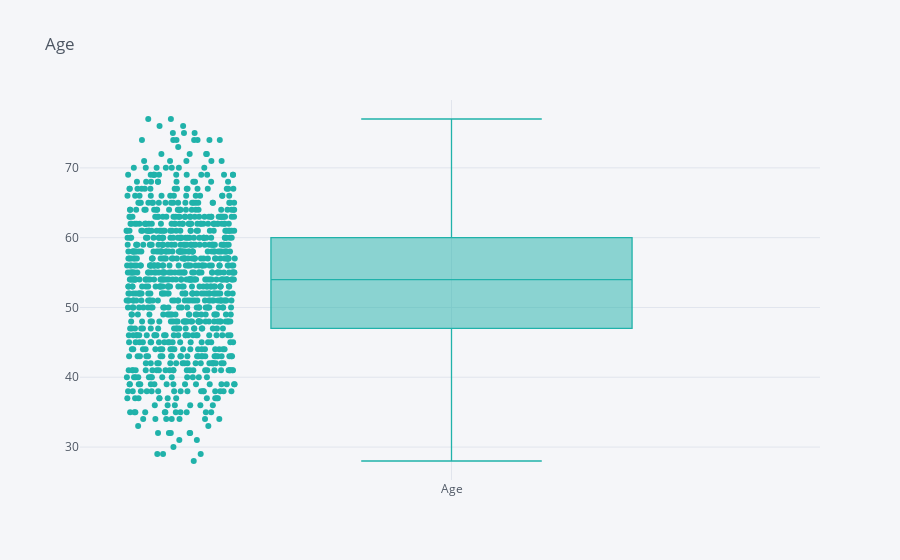
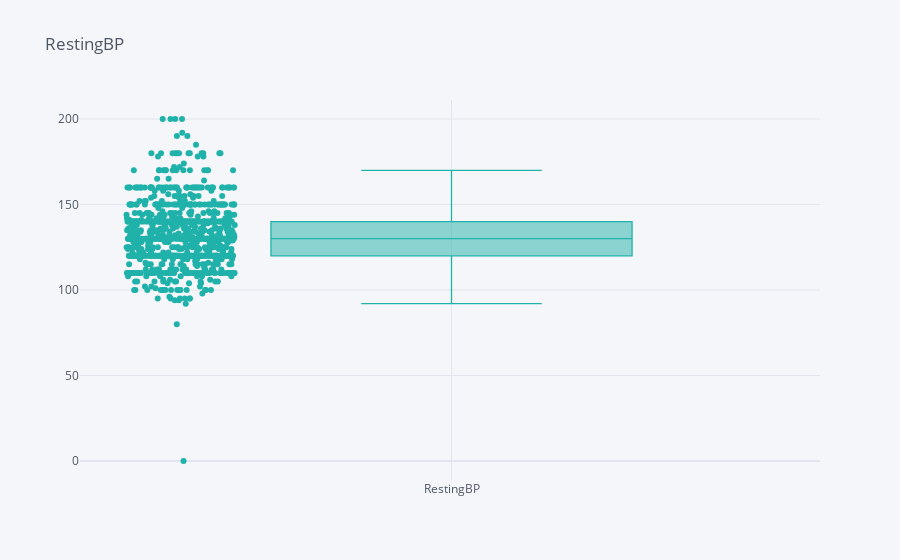
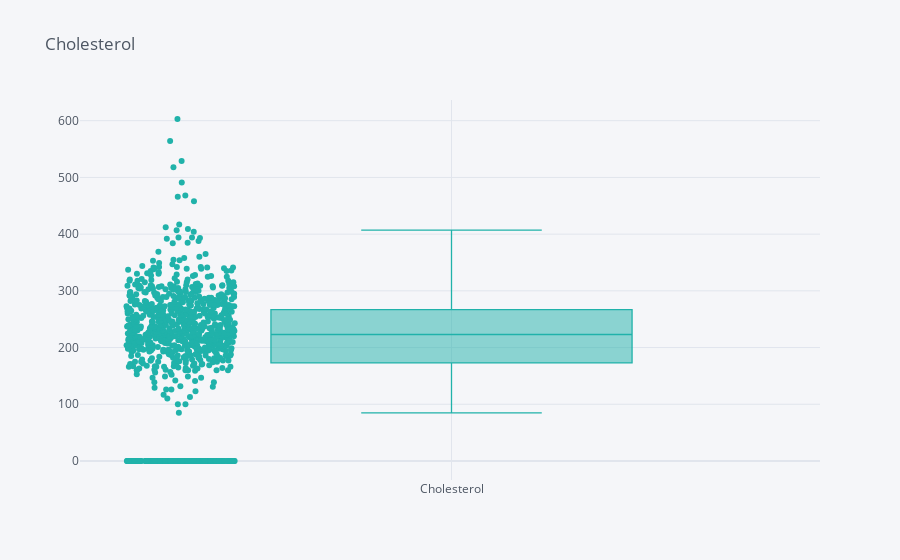
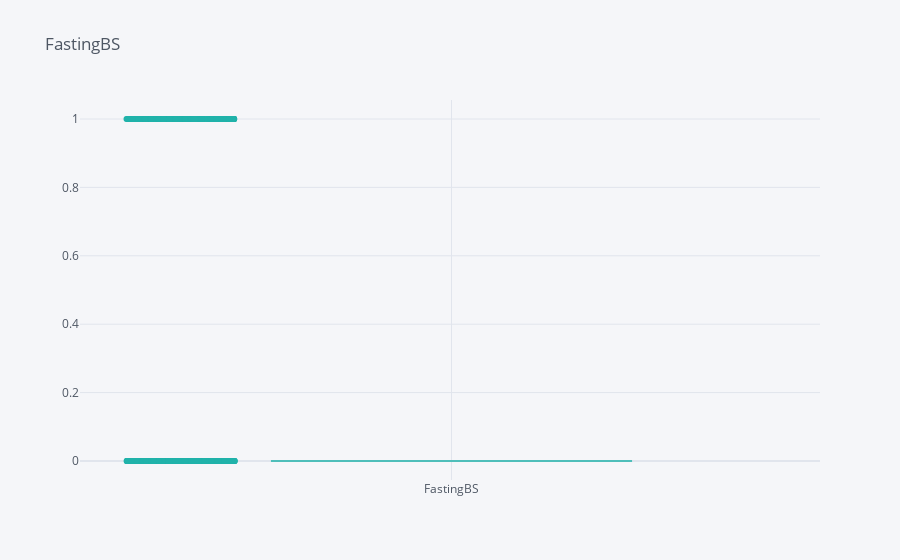

These figures' notebook cell, in order:
### Code cell
for i in numerical:
    df[i].iplot(kind="box", title=i, boxpoints="all", color='lightseagreen')

### Figure 1 — Plotly figure (JSON) as saved in the notebook; plotly's stock layout.template omitted (floating-point values rounded to 4 significant figures; data arrays with more than 128 entries replaced by an {"elided": "..."} marker saying what was removed)
{"data": [{"orientation": "v", "y": {"elided": "918 int values"}, "marker": {"color": "rgba(32, 178, 170, 1.0)"}, "line": {"width": 1.3}, "boxpoints": "all", "type": "box", "name": "Age"}], "layout": {"title": {"text": "Age", "font": {"color": "#4D5663"}}, "paper_bgcolor": "#F5F6F9", "plot_bgcolor": "#F5F6F9", "yaxis": {"tickfont": {"color": "#4D5663"}, "zerolinecolor": "#E1E5ED", "title": {"text": "", "font": {"color": "#4D5663"}}, "gridcolor": "#E1E5ED", "showgrid": true}, "xaxis": {"tickfont": {"color": "#4D5663"}, "zerolinecolor": "#E1E5ED", "title": {"text": "", "font": {"color": "#4D5663"}}, "gridcolor": "#E1E5ED", "showgrid": true}, "legend": {"bgcolor": "#F5F6F9", "font": {"color": "#4D5663"}}}}

### Figure 2 — Plotly figure (JSON) as saved in the notebook; plotly's stock layout.template omitted (floating-point values rounded to 4 significant figures; data arrays with more than 128 entries replaced by an {"elided": "..."} marker saying what was removed)
{"data": [{"orientation": "v", "y": {"elided": "918 int values"}, "marker": {"color": "rgba(32, 178, 170, 1.0)"}, "line": {"width": 1.3}, "boxpoints": "all", "type": "box", "name": "RestingBP"}], "layout": {"title": {"text": "RestingBP", "font": {"color": "#4D5663"}}, "paper_bgcolor": "#F5F6F9", "plot_bgcolor": "#F5F6F9", "yaxis": {"tickfont": {"color": "#4D5663"}, "zerolinecolor": "#E1E5ED", "title": {"text": "", "font": {"color": "#4D5663"}}, "gridcolor": "#E1E5ED", "showgrid": true}, "xaxis": {"tickfont": {"color": "#4D5663"}, "zerolinecolor": "#E1E5ED", "title": {"text": "", "font": {"color": "#4D5663"}}, "gridcolor": "#E1E5ED", "showgrid": true}, "legend": {"bgcolor": "#F5F6F9", "font": {"color": "#4D5663"}}}}

### Figure 3 — Plotly figure (JSON) as saved in the notebook; plotly's stock layout.template omitted (floating-point values rounded to 4 significant figures; data arrays with more than 128 entries replaced by an {"elided": "..."} marker saying what was removed)
{"data": [{"orientation": "v", "y": {"elided": "918 int values"}, "marker": {"color": "rgba(32, 178, 170, 1.0)"}, "line": {"width": 1.3}, "boxpoints": "all", "type": "box", "name": "Cholesterol"}], "layout": {"title": {"text": "Cholesterol", "font": {"color": "#4D5663"}}, "paper_bgcolor": "#F5F6F9", "plot_bgcolor": "#F5F6F9", "yaxis": {"tickfont": {"color": "#4D5663"}, "zerolinecolor": "#E1E5ED", "title": {"text": "", "font": {"color": "#4D5663"}}, "gridcolor": "#E1E5ED", "showgrid": true}, "xaxis": {"tickfont": {"color": "#4D5663"}, "zerolinecolor": "#E1E5ED", "title": {"text": "", "font": {"color": "#4D5663"}}, "gridcolor": "#E1E5ED", "showgrid": true}, "legend": {"bgcolor": "#F5F6F9", "font": {"color": "#4D5663"}}}}

### Figure 4 — Plotly figure (JSON) as saved in the notebook; plotly's stock layout.template omitted (floating-point values rounded to 4 significant figures; data arrays with more than 128 entries replaced by an {"elided": "..."} marker saying what was removed)
{"data": [{"orientation": "v", "y": {"elided": "918 int values"}, "marker": {"color": "rgba(32, 178, 170, 1.0)"}, "line": {"width": 1.3}, "boxpoints": "all", "type": "box", "name": "FastingBS"}], "layout": {"title": {"text": "FastingBS", "font": {"color": "#4D5663"}}, "paper_bgcolor": "#F5F6F9", "plot_bgcolor": "#F5F6F9", "yaxis": {"tickfont": {"color": "#4D5663"}, "zerolinecolor": "#E1E5ED", "title": {"text": "", "font": {"color": "#4D5663"}}, "gridcolor": "#E1E5ED", "showgrid": true}, "xaxis": {"tickfont": {"color": "#4D5663"}, "zerolinecolor": "#E1E5ED", "title": {"text": "", "font": {"color": "#4D5663"}}, "gridcolor": "#E1E5ED", "showgrid": true}, "legend": {"bgcolor": "#F5F6F9", "font": {"color": "#4D5663"}}}}
